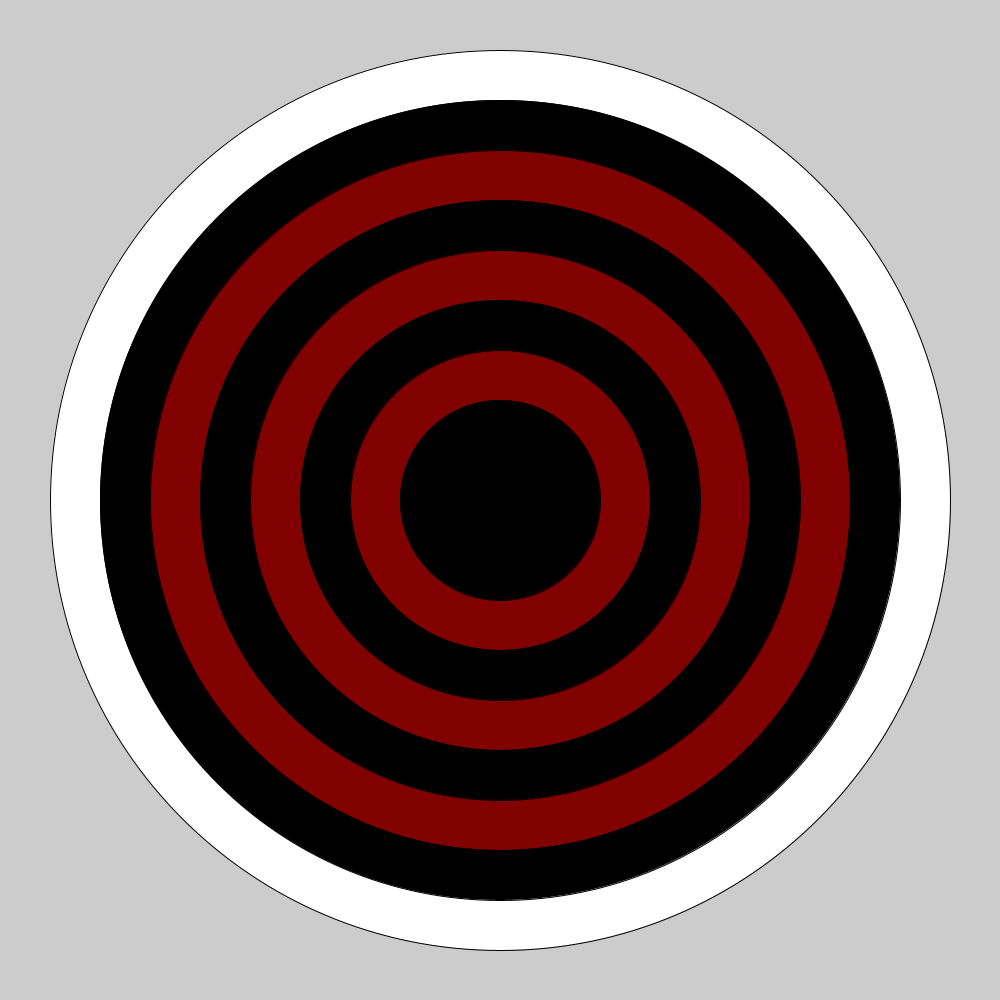
Frame 1 (no input)
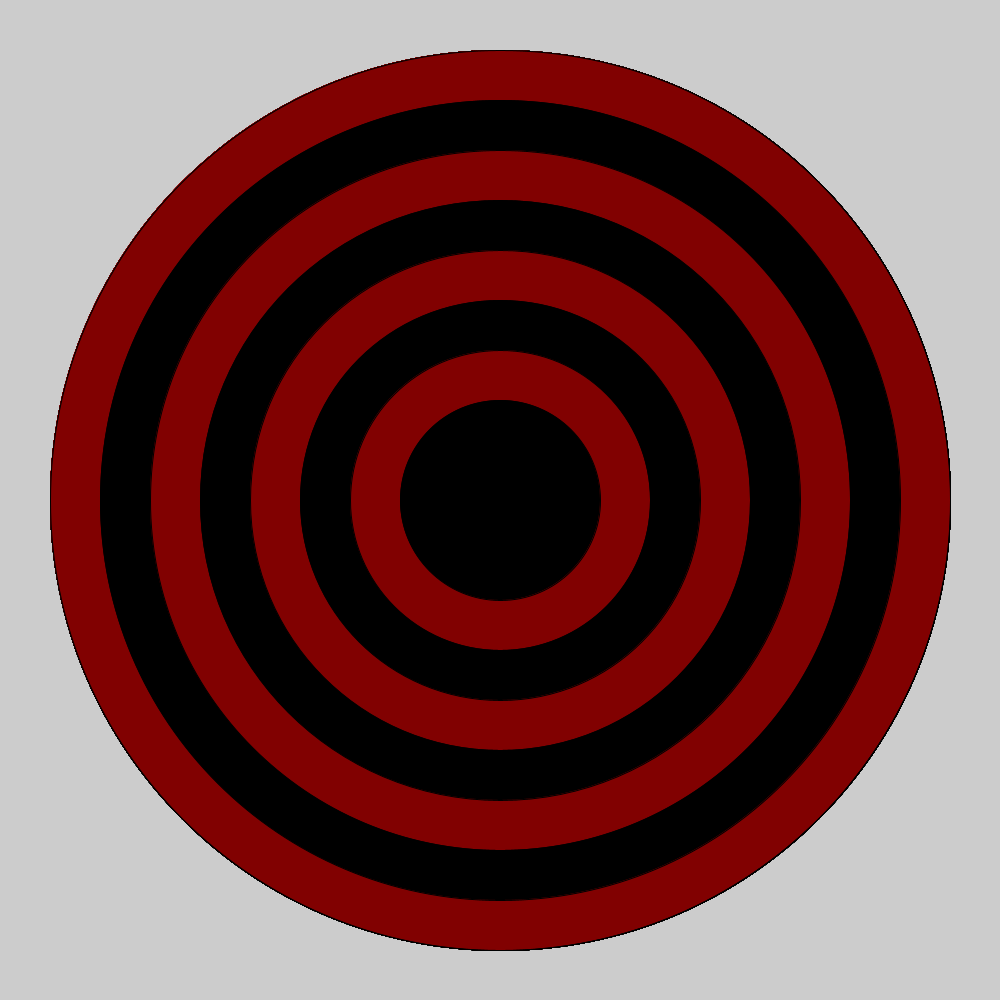
Frame 60 (the mouse pressed at the canvas centre just before this capture)
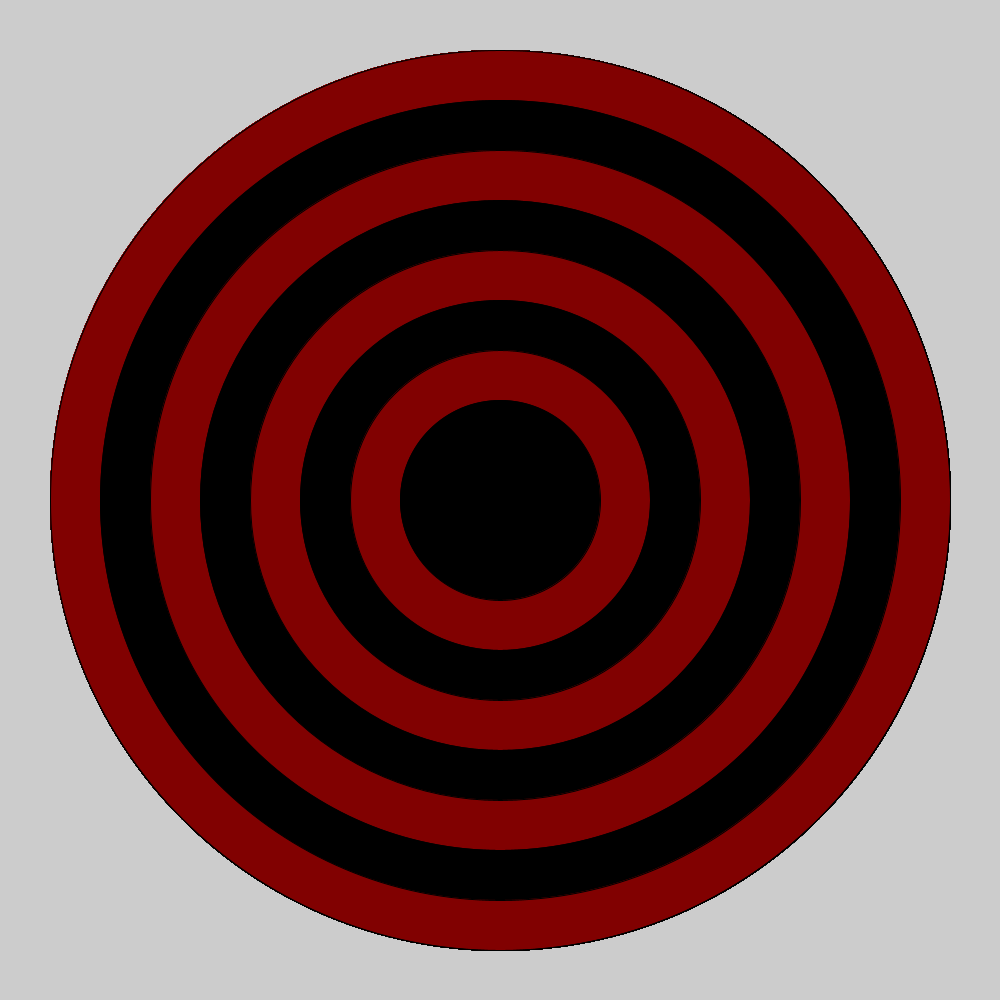
Frame 120 (the mouse held since frame 60 and released just before this capture)

The Processing sketch that drew these frames (run headless with seeded random() and noise(); from frame 60 on, the mouse is pressed at the canvas centre):

// Processing sketch: bullseye
// ── bullseye.pde
void setup(){
size(1000,1000);
  
}
void draw(){
  
for (int i = 9; i>1; i--) {
  ellipse(500,500, i*100,i*100);
  if (i%2==0){
    fill(#810101);
  }else{
    fill(#000000);
}
}

}
